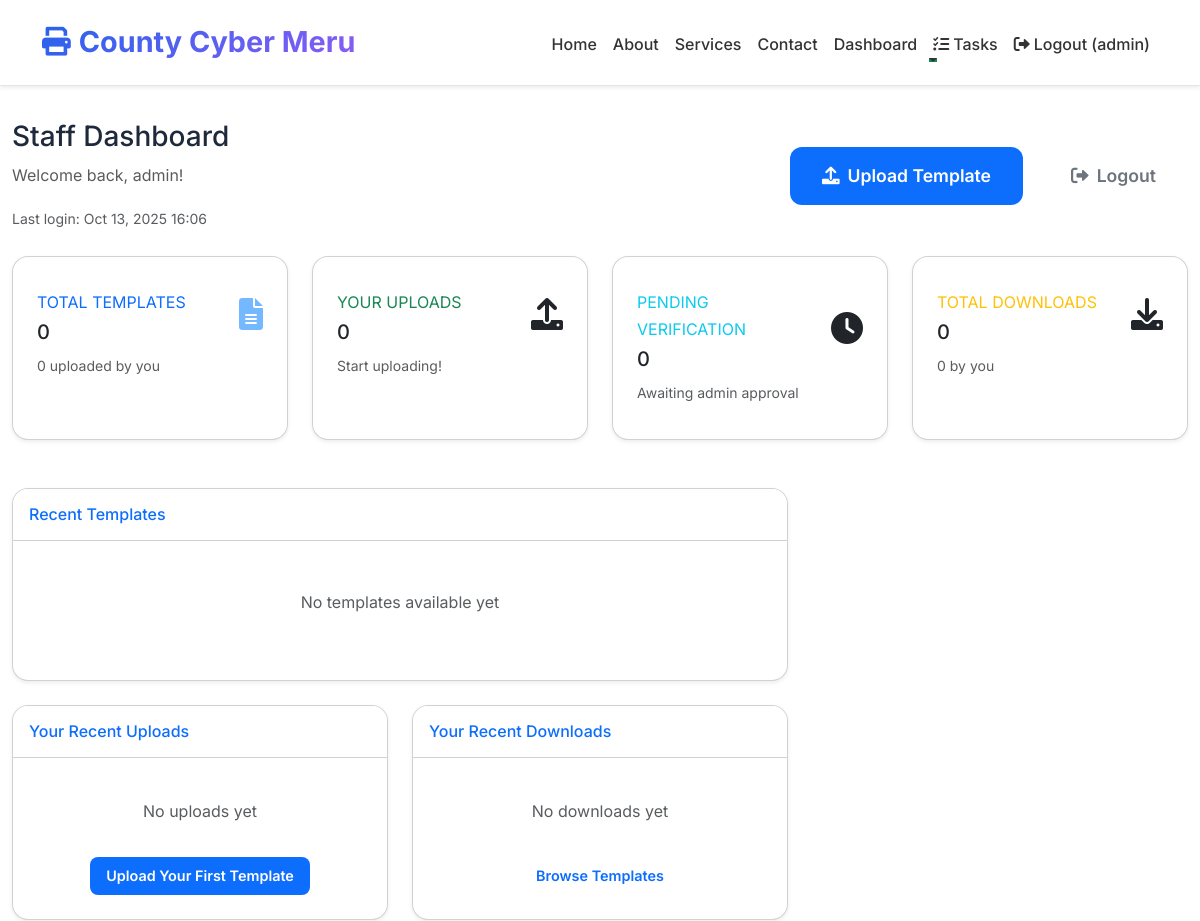
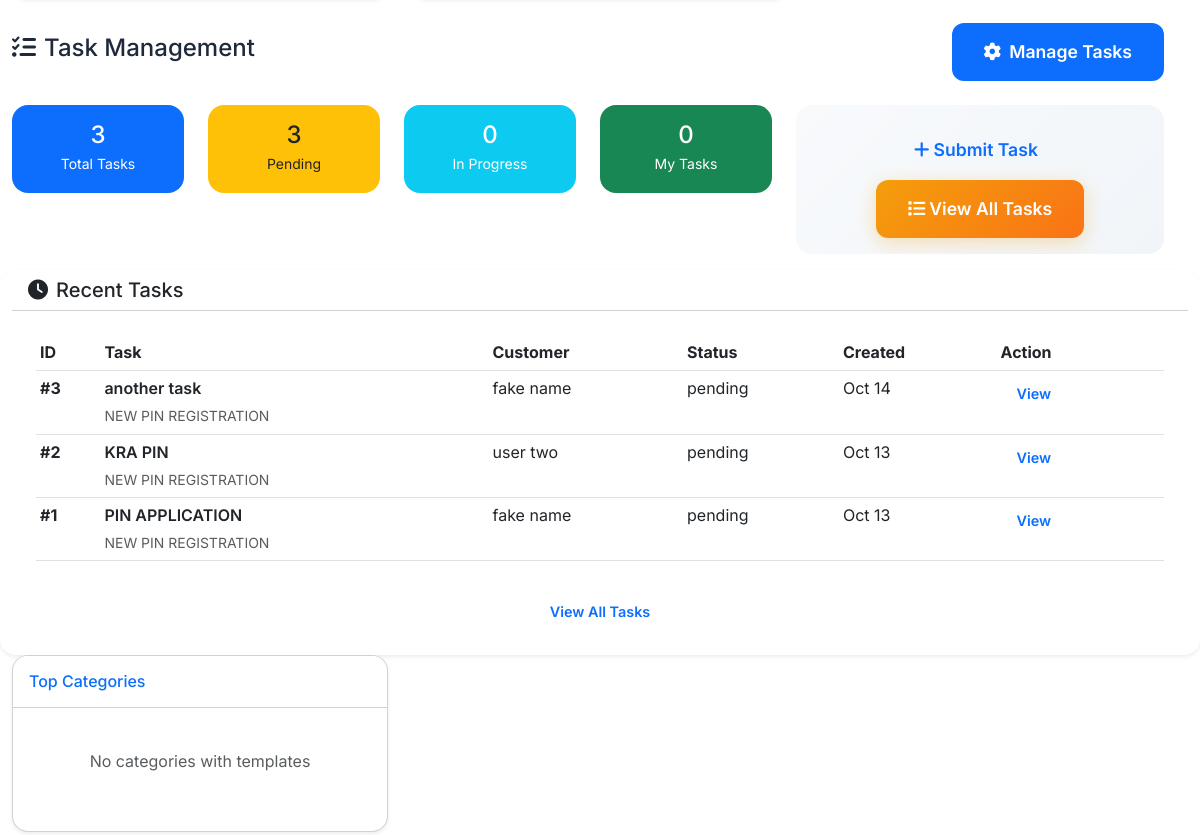
The app's page /dashboard/ (signed in, upper part), older data (2 pictures, top to bottom).
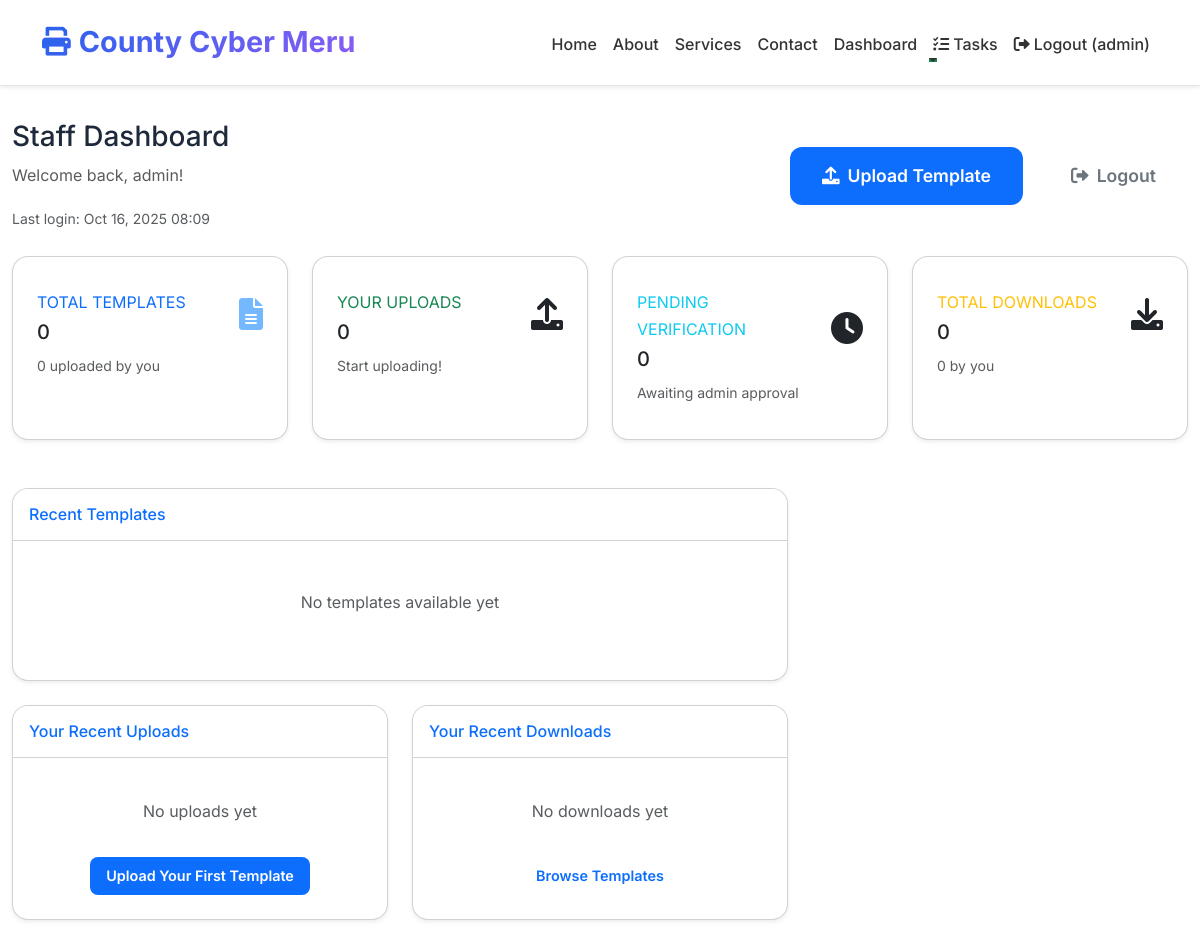
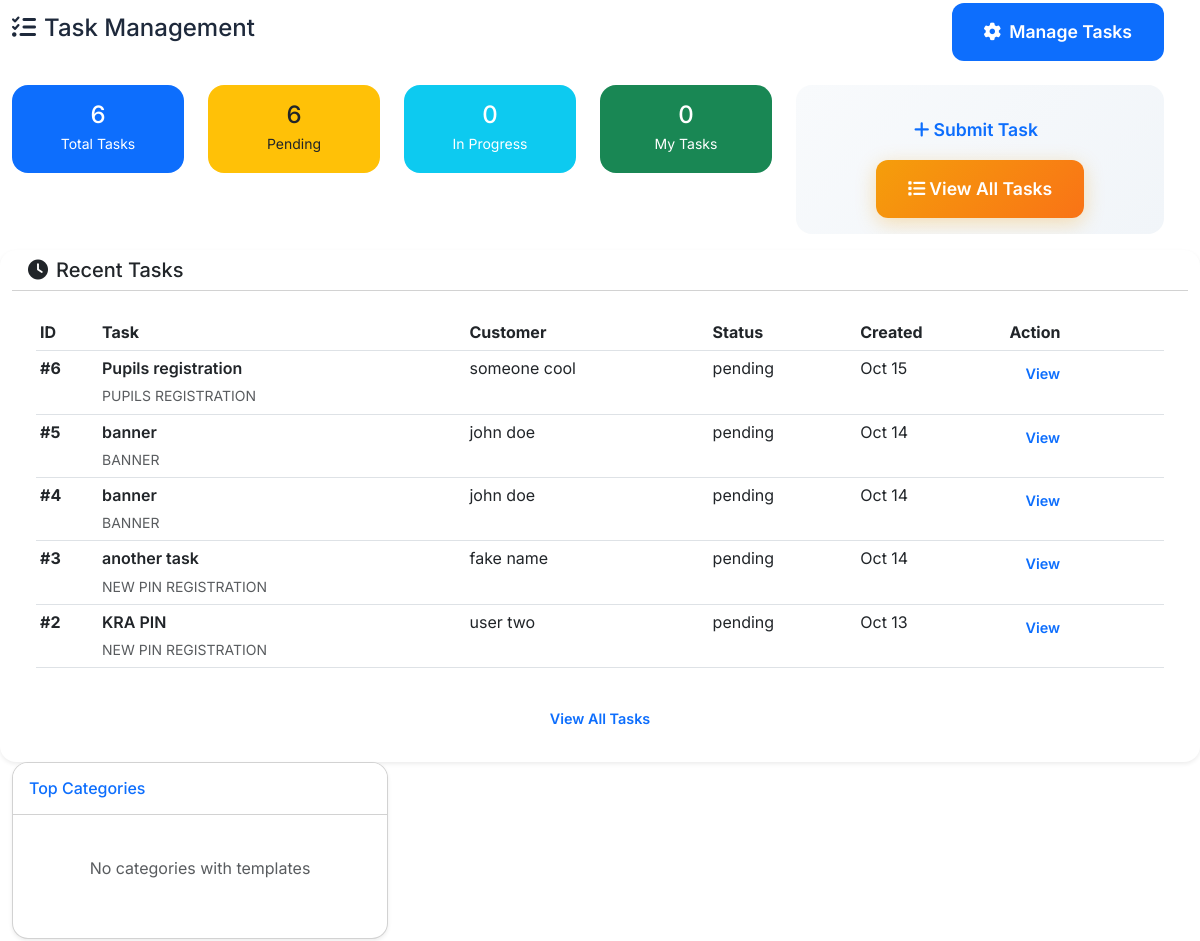
The same page, newer data (2 pictures, top to bottom).
### staff/models.py (models this page shows, shortened)
class StaffProfile(AbstractUser):
    RANK_CHOICES = (
        ('ADMIN', 'Administrator'),
        ('MANAGER', 'Manager'),
        ('STAFF', 'Regular Staff'),
    )
    rank = models.CharField(max_length=20, choices=RANK_CHOICES, default='STAFF')
    can_verify = models.BooleanField(default=False)
    can_manage_users = models.BooleanField(default=False)
    department = models.CharField(max_length=100, blank=True)
    phone_number = models.CharField(max_length=20, blank=True)
    profile_picture = models.ImageField(upload_to='staff_profiles/', blank=True, null=True)
    position = models.CharField(max_length=100, blank=True)
    class Meta:
        verbose_name = 'Staff Profile'
        verbose_name_plural = 'Staff Profiles'

### task_manager/models.py (models this page shows, shortened)
class Task(models.Model):
    STATUS_CHOICES = [
        ('pending', 'Pending'),
        ('in_progress', 'In Progress'),
        ('completed', 'Completed'),
        ('cancelled', 'Cancelled'),
    ]
    PRIORITY_CHOICES = [
        ('low', 'Low'),
        ('medium', 'Medium'),
        ('high', 'High'),
        ('urgent', 'Urgent'),
    ]
    title = models.CharField(max_length=200)
    description = models.TextField()
    category = models.ForeignKey(
        TaskCategory,
        on_delete=models.CASCADE,
        related_name='tasks'
    )
    customer_name = models.CharField(max_length=100)
    customer_email = models.EmailField()
    customer_phone = models.CharField(max_length=20, blank=True)
    status = models.CharField(max_length=20, choices=STATUS_CHOICES, default='pending')
    priority = models.CharField(max_length=20, choices=PRIORITY_CHOICES, default='medium')
    assigned_to = models.ForeignKey(
        settings.AUTH_USER_MODEL,
        on_delete=models.SET_NULL,
        null=True,
        blank=True,
        limit_choices_to={'is_staff': True},
        related_name='assigned_tasks'
    )
    price = models.DecimalField(max_digits=10, decimal_places=2, null=True, blank=True)
    created_at = models.DateTimeField(auto_now_add=True)
    updated_at = models.DateTimeField(auto_now=True)
    due_date = models.DateTimeField(null=True, blank=True)
    completed_at = models.DateTimeField(null=True, blank=True)
    cancellation_reason = models.TextField(blank=True)
    staff_notes = models.TextField(blank=True, help_text="Internal notes for staff")
    attachment = models.FileField(upload_to='task_attachments/', blank=True, null=True)
    class Meta:
        ordering = ['-created_at']
        indexes = [
            models.Index(fields=['status']),
            models.Index(fields=['priority']),
            models.Index(fields=['created_at']),
            models.Index(fields=['assigned_to']),
            models.Index(fields=['category']),
        ]

class TaskCategory(models.Model):
    name = models.CharField(max_length=100)
    description = models.TextField(blank=True)
    service_category = models.ForeignKey(
        ServiceCategory,
        on_delete=models.CASCADE,
        related_name='subcategories',
        default=1  # Default to General service category
    )
    is_active = models.BooleanField(default=True)
    created_at = models.DateTimeField(auto_now_add=True)
    icon = models.CharField(
        max_length=50,
        blank=True,
        help_text="Font Awesome icon class for this specific service"
    )
    image = models.ImageField(
        upload_to=task_category_image_path,
        blank=True,
        null=True,
        help_text="Service-specific image (recommended: 300x200px)"
    )
    template_link = models.URLField(
        blank=True,
        help_text="Optional: Link to template (Canvas, Google Docs, etc.)"
    )
    price = models.DecimalField(
        max_digits=10,
        decimal_places=2,
        null=True,
        blank=True,
        help_text="Standard price for this service"
    )
    estimated_duration = models.CharField(
        max_length=50,
        blank=True,
        help_text="e.g., 30 minutes, 2 hours, 1 day"
    )
    service_category = models.ForeignKey(
        ServiceCategory,
        on_delete=models.CASCADE,
        related_name='subcategories',
        null=True,  # Allow null initially
        default=1
    )
    class Meta:
        verbose_name_plural = "Task Categories"
        ordering = ['service_category', 'name']
        verbose_name = "Service"

### dashboard/views.py (the view)
# urls.py: path('dashboard/', dashboard, name='dashboard'),
@login_required
def dashboard(request):
    if not request.user.is_staff:
        messages.error(request, 'You do not have permission to access this page.')
        return redirect('home')
    total_templates = TemplateDocument.objects.filter(is_active=True).count()
    user_uploads = TemplateDocument.objects.filter(uploaded_by=request.user, is_active=True).count()
    pending_verification = TemplateDocument.objects.filter(is_verified=False, is_active=True).count()
    total_downloads = TemplateDownload.objects.count()
    task_stats = {
        'total_tasks': Task.objects.count(),
        'pending_tasks': Task.objects.filter(status='pending').count(),
        'in_progress_tasks': Task.objects.filter(status='in_progress').count(),
        'my_tasks': Task.objects.filter(assigned_to=request.user).exclude(
            status__in=['completed', 'cancelled']
        ).count(),
        'recent_tasks': Task.objects.all().order_by('-created_at')[:5],
    }
    user_downloads = TemplateDownload.objects.filter(downloaded_by=request.user).count()
    recent_templates = TemplateDocument.objects.filter(is_active=True).order_by('-uploaded_at')[:5]
    top_categories = Category.objects.annotate(
        template_count=Count('templates')
    ).filter(template_count__gt=0, is_active=True).order_by('-template_count')[:5]
    user_recent_uploads = TemplateDocument.objects.filter(
        uploaded_by=request.user,
        is_active=True
    ).order_by('-uploaded_at')[:3]
    user_recent_downloads = TemplateDownload.objects.filter(
        downloaded_by=request.user
    ).select_related('template').order_by('-downloaded_at')[:3]
    context = {
        'user': request.user,
        'total_templates': total_templates,
        'user_uploads': user_uploads,
        'pending_verification': pending_verification,
        'total_downloads': total_downloads,
        'user_downloads': user_downloads,
        'recent_templates': recent_templates,
        'top_categories': top_categories,
        'user_recent_uploads': user_recent_uploads,
        'user_recent_downloads': user_recent_downloads,
        'task_stats': task_stats,
    }
    return render(request, 'staff/dashboard.html', context)

### templates/staff/dashboard.html (shortened to what the changed rows need)
{% extends 'base/base.html' %}
{% load static %}
{% block content %}
<div class="container-fluid py-4">
    <div class="row mb-4">
        <div class="col-12">
            <div class="d-flex justify-content-between align-items-center">
                <div>
                    <h1 class="h3 text-gray-900">Staff Dashboard</h1>
                    <p class="text-muted">Welcome back, {{ user.username }}!</p>
                    <small class="text-muted">Last login: {{ user.last_login|date:"M d, Y H:i"|default:"First login" }}</small>
                </div>
            </div>
        </div>
    </div>
    <div class="row">
<div class="row">
    <div class="col-xl-2 col-md-4 col-6 mb-3">
        <div class="card border-0 bg-primary text-white">
            <div class="card-body text-center py-3">
                <h4 class="mb-0">{{ task_stats.total_tasks }}</h4>
                <small>Total Tasks</small>
            </div>
        </div>
    </div>
    <div class="col-xl-2 col-md-4 col-6 mb-3">
        <div class="card border-0 bg-warning text-dark">
            <div class="card-body text-center py-3">
                <h4 class="mb-0">{{ task_stats.pending_tasks }}</h4>
                <small>Pending</small>
            </div>
        </div>
    </div>
</div>
<div class="card border-0 shadow-sm">
    <div class="card-body">
        <div class="table-responsive">
            <table class="table table-sm">
                <thead>
                    <tr>
                        <th>ID</th>
                        <th>Task</th>
                        <th>Customer</th>
                        <th>Status</th>
                        <th>Created</th>
                        <th>Action</th>
                    </tr>
                </thead>
                <tbody>
                    {% for task in task_stats.recent_tasks %}
                    <tr>
                        <td><strong>#{{ task.id }}</strong></td>
                        <td>
                            <div class="fw-semibold">{{ task.title|truncatewords:4 }}</div>
                            <small class="text-muted">{{ task.category.name }}</small>
                        </td>
                        <td>{{ task.customer_name }}</td>
                        <td>
                            <div>{{ task.status }}</div>
                        </td>
                        <td>{{ task.created_at|date:"M d" }}</td>
                        <td>
                            <a href="{% url 'task_manager:task-detail' task.pk %}"
                               class="btn btn-sm btn-outline-primary">
                                View
                            </a>
                        </td>
                    </tr>
                    {% empty %}
                    <tr>
                        <td colspan="6" class="text-center text-muted py-3">
                            No tasks found
                        </td>
                    </tr>
                    {% endfor %}
                </tbody>
            </table>
        </div>
            </div>
        </div>
    </div>
</div>
{% endblock %}

### templates/base/base.html (shortened to what this page needs)
{% load static %}
<!DOCTYPE html>
<html lang="en">
<head>
    <link href="https://cdn.jsdelivr.net/npm/bootstrap@5.3.0/dist/css/bootstrap.min.css" rel="stylesheet">
    <link href="https://cdnjs.cloudflare.com/ajax/libs/font-awesome/6.0.0/css/all.min.css" rel="stylesheet">
    <link href="{% static 'css/main.css' %}" rel="stylesheet">
</head>
<body>
    <nav class="navbar navbar-expand-lg navbar-light bg-light fixed-top shadow-sm">
        <div class="container">
            <a class="navbar-brand d-flex align-items-center" href="{% url 'home' %}">
                {% if logo_available %}
                    <img src="{% static 'images/logo.png' %}" alt="County Cyber Meru" height="40" class="me-2">
                {% else %}
                    <i class="fas fa-print me-2 text-primary"></i>
                    <span class="fw-bold">County Cyber Meru</span>
                {% endif %}
            </a>
            <div class="collapse navbar-collapse justify-content-end" id="navbarNav">
                <ul class="navbar-nav align-items-center">
                    <li class="nav-item">
                        <a class="nav-link" href="{% url 'home' %}">Home</a>
                    </li>
                    <li class="nav-item">
                        <a class="nav-link" href="{% url 'about' %}">About</a>
                    </li>
                    <li class="nav-item">
                        <a class="nav-link" href="{% url 'task_manager:service-categories' %}">Services</a>
                    </li>
                    <li class="nav-item">
                        <a class="nav-link" href="{% url 'contact' %}">Contact</a>
                    </li>
                    {% if user.is_authenticated %}
                        <li class="nav-item">
                            <a class="nav-link" href="{% url 'dashboard' %}">Dashboard</a>
                        </li>
                        {% if user.is_staff %}
                        <li class="nav-item dropdown">
                            <a class="nav-link dropdown-toggle" href="#" id="taskDropdown" role="button" data-bs-toggle="dropdown" aria-expanded="false">
                                <i class="fas fa-tasks me-1"></i>Tasks
                            </a>
                        </li>
                        {% endif %}
                        <li class="nav-item">
                            <a class="nav-link" href="{% url 'staff:logout' %}">
                                <i class="fas fa-sign-out-alt me-1"></i>Logout ({{ user.username }})
                            </a>
                        </li>
                    {% else %}
                        <li class="nav-item">
                            <a class="nav-link" href="{% url 'staff:login' %}">Staff Login</a>
                        </li>
                    {% endif %}
                </ul>
            </div>
        </div>
    </nav>
    <main class="pt-5 mt-5">
        {% block content %}
        {% endblock %}
    </main>
</body>
</html>

Row changes from the older to the newer data that the page shows:
no longer on this page (row unchanged): Task: id "1", title "PIN APPLICATION", category.name "NEW PIN REGISTRATION", customer_name "fake name", status "pending", created_at "Oct 13"
changed StaffProfile "admin": last_login "Oct 13, 2025 16:06" → "Oct 16, 2025 08:09"
added Task: id "6", title "Pupils registration", category.name "PUPILS REGISTRATION", customer_name "someone cool", status "pending", created_at "Oct 15"
added Task: id "5", title "banner", category.name "BANNER", customer_name "john doe", status "pending", created_at "Oct 14"
added Task: id "4", title "banner", category.name "BANNER", customer_name "john doe", status "pending", created_at "Oct 14"
Text that changed along with them:
{{ task_stats.total_tasks }}: "3" → "6"
{{ task_stats.pending_tasks }}: "3" → "6"
